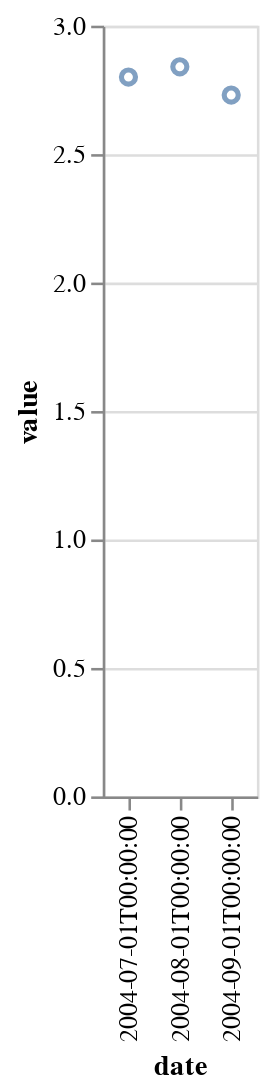

Write notebook code for a chart like this one.
### Code cell
alt.Chart(df4).mark_point().encode(
    x='date',
    y='value'
).interactive()

### Figure 1 — Vega-Lite specification as saved in the notebook (floating-point values rounded to 4 significant figures)
{"config": {"view": {"continuousWidth": 400, "continuousHeight": 300}}, "data": {"name": "data-0e22f4e002b2dd95fef3540395b10c83"}, "mark": "point", "encoding": {"x": {"field": "date", "type": "nominal"}, "y": {"field": "value", "type": "quantitative"}}, "selection": {"selector008": {"type": "interval", "bind": "scales", "encodings": ["x", "y"]}}, "$schema": "https://vega.github.io/schema/vega-lite/v4.17.0.json", "datasets": {"data-0e22f4e002b2dd95fef3540395b10c83": [{"symbol": "t20yiem", "date": "2004-07-01T00:00:00", "value": 2.8}, {"symbol": "t20yiem", "date": "2004-08-01T00:00:00", "value": 2.84}, {"symbol": "t20yiem", "date": "2004-09-01T00:00:00", "value": 2.73}]}}
